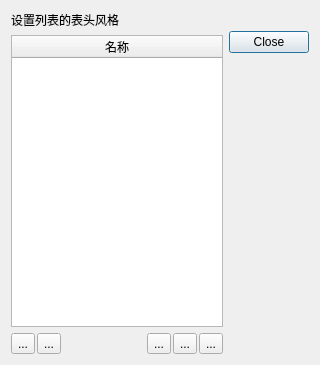
<?xml version="1.0" encoding="UTF-8"?>
<ui version="4.0">
 <class>TcViewHeaderSetupDialog</class>
 <widget class="QDialog" name="TcViewHeaderSetupDialog">
  <property name="geometry">
   <rect>
    <x>0</x>
    <y>0</y>
    <width>320</width>
    <height>365</height>
   </rect>
  </property>
  <property name="windowTitle">
   <string>标题列名设置</string>
  </property>
  <layout class="QHBoxLayout" name="horizontalLayout_2">
   <item>
    <layout class="QVBoxLayout" name="verticalLayout">
     <item>
      <widget class="QLabel" name="label">
       <property name="text">
        <string>设置列表的表头风格</string>
       </property>
      </widget>
     </item>
     <item>
      <widget class="QTreeWidget" name="MasterView">
       <property name="selectionMode">
        <enum>QAbstractItemView::ExtendedSelection</enum>
       </property>
       <property name="rootIsDecorated">
        <bool>false</bool>
       </property>
       <column>
        <property name="text">
         <string>名称</string>
        </property>
        <property name="textAlignment">
         <set>AlignHCenter|AlignVCenter|AlignCenter</set>
        </property>
       </column>
      </widget>
     </item>
     <item>
      <layout class="QHBoxLayout" name="horizontalLayout">
       <property name="spacing">
        <number>2</number>
       </property>
       <item>
        <widget class="QToolButton" name="bnUpward">
         <property name="text">
          <string>...</string>
         </property>
         <property name="icon">
          <iconset resource="tcViewHeaderSetupDialog.qrc">
           <normaloff>:/images/alignTop.png</normaloff>:/images/alignTop.png</iconset>
         </property>
         <property name="checkable">
          <bool>false</bool>
         </property>
        </widget>
       </item>
       <item>
        <widget class="QToolButton" name="bnDownawrd">
         <property name="text">
          <string>...</string>
         </property>
         <property name="icon">
          <iconset resource="tcViewHeaderSetupDialog.qrc">
           <normaloff>:/images/alignBottom.png</normaloff>:/images/alignBottom.png</iconset>
         </property>
        </widget>
       </item>
       <item>
        <spacer name="horizontalSpacer">
         <property name="orientation">
          <enum>Qt::Horizontal</enum>
         </property>
         <property name="sizeHint" stdset="0">
          <size>
           <width>40</width>
           <height>20</height>
          </size>
         </property>
        </spacer>
       </item>
       <item>
        <widget class="QToolButton" name="bnLeft">
         <property name="text">
          <string>...</string>
         </property>
         <property name="icon">
          <iconset resource="tcViewHeaderSetupDialog.qrc">
           <normaloff>:/images/alignLeft.png</normaloff>:/images/alignLeft.png</iconset>
         </property>
        </widget>
       </item>
       <item>
        <widget class="QToolButton" name="bnCenter">
         <property name="text">
          <string>...</string>
         </property>
         <property name="icon">
          <iconset resource="tcViewHeaderSetupDialog.qrc">
           <normaloff>:/images/alignCenter.png</normaloff>:/images/alignCenter.png</iconset>
         </property>
        </widget>
       </item>
       <item>
        <widget class="QToolButton" name="bnRight">
         <property name="text">
          <string>...</string>
         </property>
         <property name="icon">
          <iconset resource="tcViewHeaderSetupDialog.qrc">
           <normaloff>:/images/alignRight.png</normaloff>:/images/alignRight.png</iconset>
         </property>
        </widget>
       </item>
      </layout>
     </item>
    </layout>
   </item>
   <item>
    <layout class="QVBoxLayout" name="verticalLayout_2">
     <property name="spacing">
      <number>6</number>
     </property>
     <item>
      <widget class="QLabel" name="label_2">
       <property name="text">
        <string/>
       </property>
      </widget>
     </item>
     <item>
      <widget class="QDialogButtonBox" name="buttonBox">
       <property name="orientation">
        <enum>Qt::Vertical</enum>
       </property>
       <property name="standardButtons">
        <set>QDialogButtonBox::Close</set>
       </property>
      </widget>
     </item>
     <item>
      <spacer name="verticalSpacer">
       <property name="orientation">
        <enum>Qt::Vertical</enum>
       </property>
       <property name="sizeHint" stdset="0">
        <size>
         <width>20</width>
         <height>40</height>
        </size>
       </property>
      </spacer>
     </item>
    </layout>
   </item>
  </layout>
 </widget>
 <tabstops>
  <tabstop>MasterView</tabstop>
  <tabstop>bnUpward</tabstop>
  <tabstop>bnDownawrd</tabstop>
  <tabstop>bnLeft</tabstop>
  <tabstop>bnCenter</tabstop>
  <tabstop>bnRight</tabstop>
 </tabstops>
 <resources>
  <include location="tcViewHeaderSetupDialog.qrc"/>
 </resources>
 <connections>
  <connection>
   <sender>buttonBox</sender>
   <signal>rejected()</signal>
   <receiver>fswViewHeaderDlg</receiver>
   <slot>reject()</slot>
   <hints>
    <hint type="sourcelabel">
     <x>269</x>
     <y>109</y>
    </hint>
    <hint type="destinationlabel">
     <x>159</x>
     <y>182</y>
    </hint>
   </hints>
  </connection>
 </connections>
</ui>
